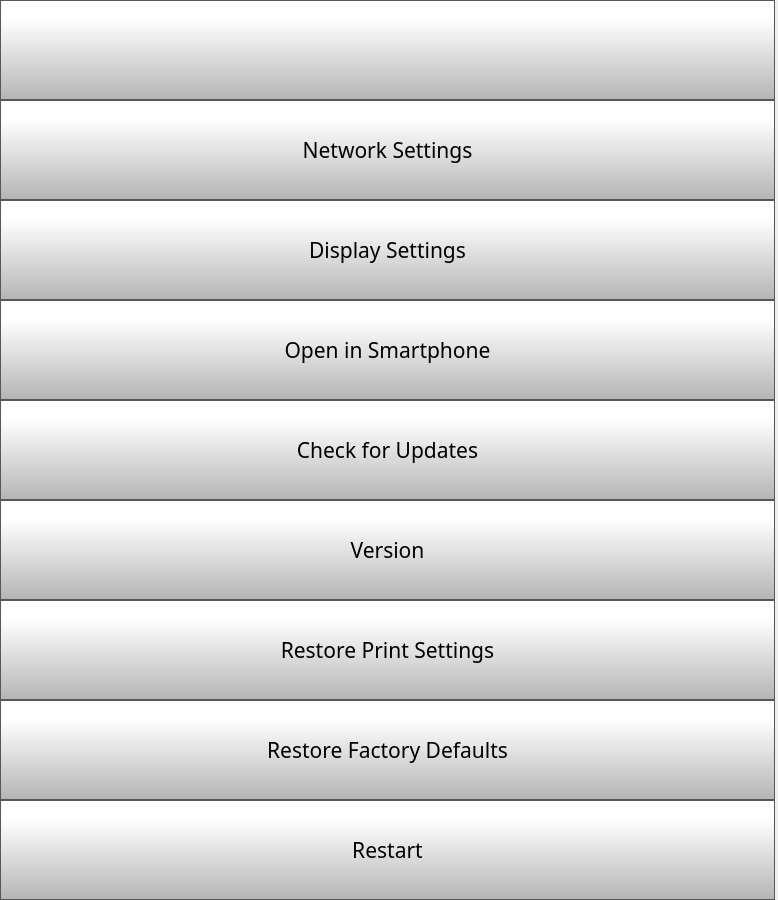
      <widget class="QWidget" name="scrollAreaWidgetContents">
       <property name="geometry">
        <rect>
         <x>0</x>
         <y>0</y>
         <width>778</width>
         <height>900</height>
        </rect>
       </property>
       <layout class="QVBoxLayout" name="verticalLayout">
        <property name="spacing">
         <number>0</number>
        </property>
        <property name="leftMargin">
         <number>0</number>
        </property>
        <property name="topMargin">
         <number>0</number>
        </property>
        <property name="rightMargin">
         <number>3</number>
        </property>
        <property name="bottomMargin">
         <number>0</number>
        </property>
        <item>
         <widget class="QPushButton" name="settingsBackButton">
          <property name="minimumSize">
           <size>
            <width>0</width>
            <height>100</height>
           </size>
          </property>
          <property name="font">
           <font>
            <family>Gotham Light</family>
            <pointsize>16</pointsize>
           </font>
          </property>
          <property name="styleSheet">
           <string notr="true">QPushButton {
     border: 1px solid rgb(87, 87, 87);
	background-color: qlineargradient(spread:pad, x1:0, y1:1, x2:0, y2:0.188, stop:0 rgba(180, 180, 180, 255), stop:1 rgba(255, 255, 255, 255));


}

QPushButton:pressed {
    background-color: qlineargradient(x1: 0, y1: 0, x2: 0, y2: 1,
                                      stop: 0 #dadbde, stop: 1 #f6f7fa);
}

QPushButton:flat {
    border: none; /* no border for a flat push button */
}

QPushButton:default {
    border-color: navy; /* make the default button prominent */
}</string>
          </property>
          <property name="text">
           <string/>
          </property>
          <property name="icon">
           <iconset>
            <normaloff>templates/img/arrows-4.png</normaloff>templates/img/arrows-4.png</iconset>
          </property>
          <property name="iconSize">
           <size>
            <width>70</width>
            <height>70</height>
           </size>
          </property>
          <property name="checkable">
           <bool>false</bool>
          </property>
          <property name="autoDefault">
           <bool>false</bool>
          </property>
          <property name="default">
           <bool>false</bool>
          </property>
          <property name="flat">
           <bool>false</bool>
          </property>
         </widget>
        </item>
        <item>
         <widget class="QPushButton" name="networkSettingsButton">
          <property name="minimumSize">
           <size>
            <width>0</width>
            <height>100</height>
           </size>
          </property>
          <property name="font">
           <font>
            <family>Gotham</family>
            <pointsize>16</pointsize>
           </font>
          </property>
          <property name="styleSheet">
           <string notr="true">QPushButton {
     border: 1px solid rgb(87, 87, 87);
	background-color: qlineargradient(spread:pad, x1:0, y1:1, x2:0, y2:0.188, stop:0 rgba(180, 180, 180, 255), stop:1 rgba(255, 255, 255, 255));


}

QPushButton:pressed {
    background-color: qlineargradient(x1: 0, y1: 0, x2: 0, y2: 1,
                                      stop: 0 #dadbde, stop: 1 #f6f7fa);
}

QPushButton:flat {
    border: none; /* no border for a flat push button */
}

QPushButton:default {
    border-color: navy; /* make the default button prominent */
}

QPushButton:focus {
	outline: none;
}</string>
          </property>
          <property name="text">
           <string>Network Settings</string>
          </property>
          <property name="iconSize">
           <size>
            <width>40</width>
            <height>40</height>
           </size>
          </property>
         </widget>
        </item>
        <item>
         <widget class="QPushButton" name="displaySettingsButton">
          <property name="minimumSize">
           <size>
            <width>0</width>
            <height>100</height>
           </size>
          </property>
          <property name="font">
           <font>
            <family>Gotham</family>
            <pointsize>16</pointsize>
           </font>
          </property>
          <property name="styleSheet">
           <string notr="true">QPushButton {
     border: 1px solid rgb(87, 87, 87);
	background-color: qlineargradient(spread:pad, x1:0, y1:1, x2:0, y2:0.188, stop:0 rgba(180, 180, 180, 255), stop:1 rgba(255, 255, 255, 255));


}

QPushButton:pressed {
    background-color: qlineargradient(x1: 0, y1: 0, x2: 0, y2: 1,
                                      stop: 0 #dadbde, stop: 1 #f6f7fa);
}

QPushButton:flat {
    border: none; /* no border for a flat push button */
}

QPushButton:default {
    border-color: navy; /* make the default button prominent */
}

QPushButton:focus {
	outline: none;
}</string>
          </property>
          <property name="text">
           <string>Display Settings</string>
          </property>
          <property name="iconSize">
           <size>
            <width>40</width>
            <height>40</height>
           </size>
          </property>
         </widget>
        </item>
        <item>
         <widget class="QPushButton" name="pairPhoneButton">
          <property name="minimumSize">
           <size>
            <width>0</width>
            <height>100</height>
           </size>
          </property>
          <property name="font">
           <font>
            <family>Gotham</family>
            <pointsize>16</pointsize>
           </font>
          </property>
          <property name="styleSheet">
           <string notr="true">QPushButton {
     border: 1px solid rgb(87, 87, 87);
	background-color: qlineargradient(spread:pad, x1:0, y1:1, x2:0, y2:0.188, stop:0 rgba(180, 180, 180, 255), stop:1 rgba(255, 255, 255, 255));


}

QPushButton:pressed {
    background-color: qlineargradient(x1: 0, y1: 0, x2: 0, y2: 1,
                                      stop: 0 #dadbde, stop: 1 #f6f7fa);
}

QPushButton:flat {
    border: none; /* no border for a flat push button */
}

QPushButton:default {
    border-color: navy; /* make the default button prominent */
}

QPushButton:focus {
	outline: none;
}</string>
          </property>
          <property name="text">
           <string>Open in Smartphone</string>
          </property>
          <property name="iconSize">
           <size>
            <width>40</width>
            <height>40</height>
           </size>
          </property>
         </widget>
        </item>
        <item>
         <widget class="QPushButton" name="OTAButton">
          <property name="minimumSize">
           <size>
            <width>0</width>
            <height>100</height>
           </size>
          </property>
          <property name="font">
           <font>
            <family>Gotham</family>
            <pointsize>16</pointsize>
           </font>
          </property>
          <property name="styleSheet">
           <string notr="true">QPushButton {
     border: 1px solid rgb(87, 87, 87);
	background-color: qlineargradient(spread:pad, x1:0, y1:1, x2:0, y2:0.188, stop:0 rgba(180, 180, 180, 255), stop:1 rgba(255, 255, 255, 255));


}

QPushButton:pressed {
    background-color: qlineargradient(x1: 0, y1: 0, x2: 0, y2: 1,
                                      stop: 0 #dadbde, stop: 1 #f6f7fa);
}

QPushButton:flat {
    border: none; /* no border for a flat push button */
}

QPushButton:default {
    border-color: navy; /* make the default button prominent */
}

QPushButton:focus {
	outline: none;
}</string>
          </property>
          <property name="text">
           <string>Check for Updates</string>
          </property>
          <property name="iconSize">
           <size>
            <width>40</width>
            <height>40</height>
           </size>
          </property>
         </widget>
        </item>
        <item>
         <widget class="QPushButton" name="versionButton">
          <property name="minimumSize">
           <size>
            <width>0</width>
            <height>100</height>
           </size>
          </property>
          <property name="font">
           <font>
            <family>Gotham</family>
            <pointsize>16</pointsize>
           </font>
          </property>
          <property name="styleSheet">
           <string notr="true">QPushButton {
     border: 1px solid rgb(87, 87, 87);
	background-color: qlineargradient(spread:pad, x1:0, y1:1, x2:0, y2:0.188, stop:0 rgba(180, 180, 180, 255), stop:1 rgba(255, 255, 255, 255));


}

QPushButton:pressed {
    background-color: qlineargradient(x1: 0, y1: 0, x2: 0, y2: 1,
                                      stop: 0 #dadbde, stop: 1 #f6f7fa);
}

QPushButton:flat {
    border: none; /* no border for a flat push button */
}

QPushButton:default {
    border-color: navy; /* make the default button prominent */
}

QPushButton:focus {
	outline: none;
}</string>
          </property>
          <property name="text">
           <string>Version</string>
          </property>
          <property name="iconSize">
           <size>
            <width>40</width>
            <height>40</height>
           </size>
          </property>
         </widget>
        </item>
        <item>
         <widget class="QPushButton" name="restorePrintSettingsButton">
          <property name="minimumSize">
           <size>
            <width>0</width>
            <height>100</height>
           </size>
          </property>
          <property name="font">
           <font>
            <family>Gotham</family>
            <pointsize>16</pointsize>
           </font>
          </property>
          <property name="styleSheet">
           <string notr="true">QPushButton {
     border: 1px solid rgb(87, 87, 87);
	background-color: qlineargradient(spread:pad, x1:0, y1:1, x2:0, y2:0.188, stop:0 rgba(180, 180, 180, 255), stop:1 rgba(255, 255, 255, 255));


}

QPushButton:pressed {
    background-color: qlineargradient(x1: 0, y1: 0, x2: 0, y2: 1,
                                      stop: 0 #dadbde, stop: 1 #f6f7fa);
}

QPushButton:flat {
    border: none; /* no border for a flat push button */
}

QPushButton:default {
    border-color: navy; /* make the default button prominent */
}

QPushButton:focus {
	outline: none;
}</string>
          </property>
          <property name="text">
           <string>Restore Print Settings</string>
          </property>
          <property name="iconSize">
           <size>
            <width>40</width>
            <height>40</height>
           </size>
          </property>
         </widget>
        </item>
        <item>
         <widget class="QPushButton" name="restoreFactoryDefaultsButton">
          <property name="minimumSize">
           <size>
            <width>0</width>
            <height>100</height>
           </size>
          </property>
          <property name="font">
           <font>
            <family>Gotham</family>
            <pointsize>16</pointsize>
           </font>
          </property>
          <property name="styleSheet">
           <string notr="true">QPushButton {
     border: 1px solid rgb(87, 87, 87);
	background-color: qlineargradient(spread:pad, x1:0, y1:1, x2:0, y2:0.188, stop:0 rgba(180, 180, 180, 255), stop:1 rgba(255, 255, 255, 255));


}

QPushButton:pressed {
    background-color: qlineargradient(x1: 0, y1: 0, x2: 0, y2: 1,
                                      stop: 0 #dadbde, stop: 1 #f6f7fa);
}

QPushButton:flat {
    border: none; /* no border for a flat push button */
}

QPushButton:default {
    border-color: navy; /* make the default button prominent */
}

QPushButton:focus {
	outline: none;
}</string>
          </property>
          <property name="text">
           <string>Restore Factory Defaults</string>
          </property>
          <property name="iconSize">
           <size>
            <width>40</width>
            <height>40</height>
           </size>
          </property>
         </widget>
        </item>
        <item>
         <widget class="QPushButton" name="restartButton">
          <property name="minimumSize">
           <size>
            <width>0</width>
            <height>100</height>
           </size>
          </property>
          <property name="font">
           <font>
            <family>Gotham</family>
            <pointsize>16</pointsize>
           </font>
          </property>
          <property name="styleSheet">
           <string notr="true">QPushButton {
     border: 1px solid rgb(87, 87, 87);
	background-color: qlineargradient(spread:pad, x1:0, y1:1, x2:0, y2:0.188, stop:0 rgba(180, 180, 180, 255), stop:1 rgba(255, 255, 255, 255));


}

QPushButton:pressed {
    background-color: qlineargradient(x1: 0, y1: 0, x2: 0, y2: 1,
                                      stop: 0 #dadbde, stop: 1 #f6f7fa);
}

QPushButton:flat {
    border: none; /* no border for a flat push button */
}

QPushButton:default {
    border-color: navy; /* make the default button prominent */
}

QPushButton:focus {
	outline: none;
}</string>
          </property>
          <property name="text">
           <string>Restart</string>
          </property>
          <property name="iconSize">
           <size>
            <width>40</width>
            <height>40</height>
           </size>
          </property>
         </widget>
        </item>
       </layout>
      </widget>
